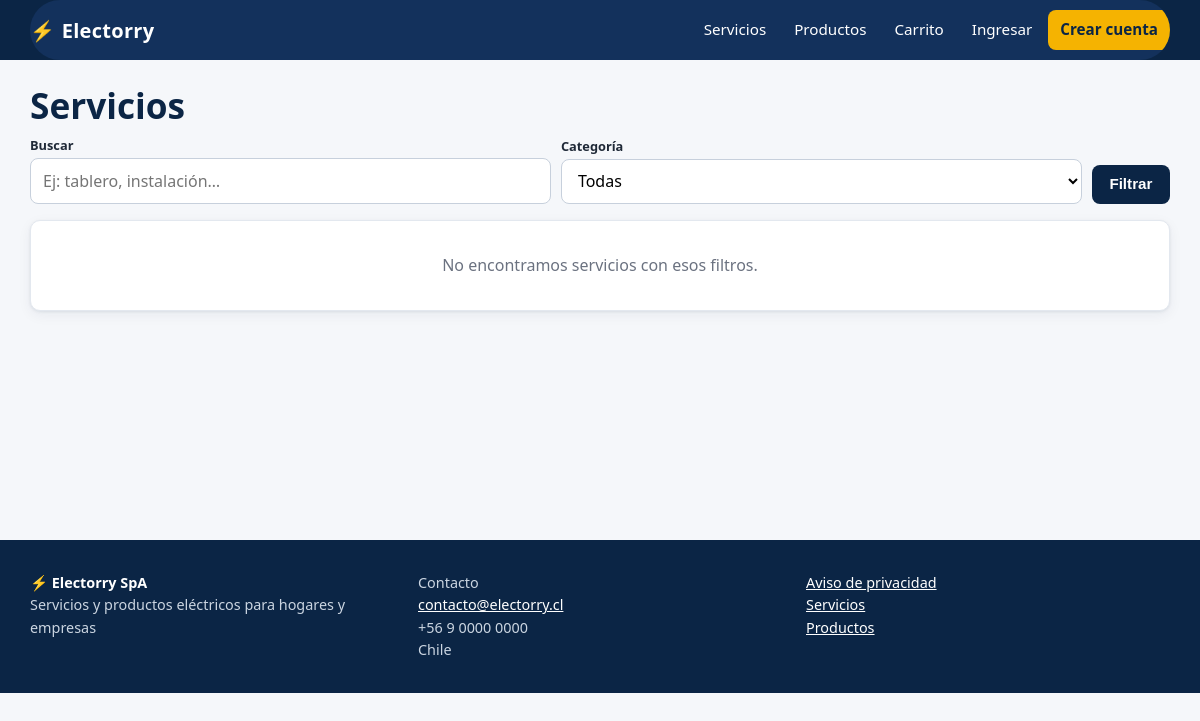
The page /servicios/ on the database as committed earlier.
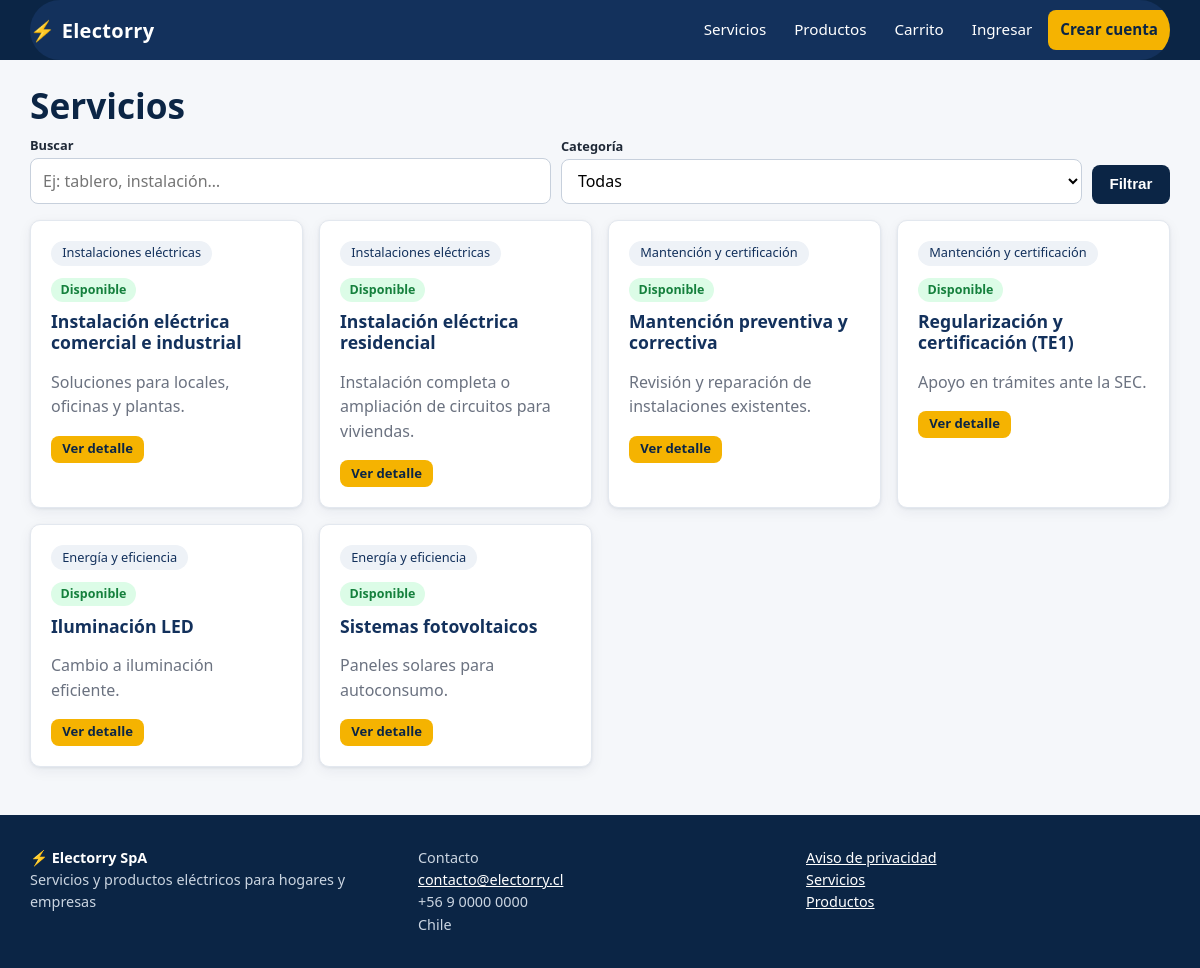
The same page on the database as committed later.
### apps/catalogo/models.py (models this page shows, shortened)
class Servicio(models.Model):
    categoria = models.ForeignKey(CategoriaServicio, on_delete=models.PROTECT, related_name="servicios")
    nombre = models.CharField(max_length=150)
    slug = models.SlugField(max_length=170, unique=True, blank=True)
    resumen = models.CharField(max_length=250)
    descripcion = models.TextField()
    disponible = models.BooleanField("disponible", default=True)
    creado = models.DateTimeField(auto_now_add=True)
    actualizado = models.DateTimeField(auto_now=True)
    class Meta:
        ordering = ["categoria__orden", "nombre"]
        verbose_name = "servicio"
        verbose_name_plural = "servicios"
        indexes = [models.Index(fields=["disponible", "categoria"]), models.Index(fields=["nombre"])]
    def get_absolute_url(self):
        return reverse("catalogo:detalle", kwargs={"slug": self.slug})

class CategoriaServicio(models.Model):
    nombre = models.CharField(max_length=100, unique=True)
    descripcion = models.CharField(max_length=300, blank=True)
    activa = models.BooleanField(default=True)
    orden = models.PositiveSmallIntegerField(default=0)
    class Meta:
        ordering = ["orden", "nombre"]
        verbose_name = "categoría de servicio"
        verbose_name_plural = "categorías de servicio"
    def __str__(self):
        return self.nombre

### apps/catalogo/views.py (the view)
# urls.py: path("", views.lista, name="lista"),
def lista(request):
    qs = Servicio.objects.select_related("categoria").filter(categoria__activa=True)
    q = request.GET.get("q", "").strip()
    cat = request.GET.get("categoria", "")
    if q:
        qs = qs.filter(Q(nombre__icontains=q) | Q(resumen__icontains=q) | Q(descripcion__icontains=q))
    if cat.isdigit():
        qs = qs.filter(categoria_id=int(cat))
    pagina = Paginator(qs, 9).get_page(request.GET.get("pagina"))
    return render(
        request,
        "catalogo/lista.html",
        {"pagina": pagina, "categorias": CategoriaServicio.objects.filter(activa=True), "q": q, "cat": cat},
    )

### apps/core/context_processors.py (called while the page is built)
def sitio(request):
    carrito_items = 0
    carrito = request.session.get("carrito") if hasattr(request, "session") else None
    if carrito:
        carrito_items = sum(int(c) for c in carrito.values())
    return {
        "EMPRESA": settings.EMPRESA,
        "IVA": settings.IVA_PORCENTAJE,
        "carrito_items": carrito_items,
    }

### templates/catalogo/lista.html (shortened to what this page needs)
{% extends "base.html" %}
{% block content %}
<h1>Servicios</h1>
<form class="filters" method="get">
  <div><label for="q">Buscar</label><input id="q" name="q" value="{{ q }}" placeholder="Ej: tablero, instalación…"></div>
  <div><label for="categoria">Categoría</label>
    <select id="categoria" name="categoria"><option value="">Todas</option>{% for c in categorias %}<option value="{{ c.pk }}" {% if cat == c.pk|stringformat:"s" %}selected{% endif %}>{{ c.nombre }}</option>{% endfor %}</select></div>
  <div style="flex:0 0 auto"><button class="btn secondary" type="submit">Filtrar</button></div>
</form>
<div class="grid cols-3">
  {% for s in pagina %}
  <article class="card">
    <div class="row between"><span class="pill">{{ s.categoria }}</span>
      {% if s.disponible %}<span class="estado estado-aprobado">Disponible</span>{% else %}<span class="estado">No disponible</span>{% endif %}</div>
    <h3 style="margin-top:.6rem"><a href="{{ s.get_absolute_url }}" style="text-decoration:none">{{ s.nombre }}</a></h3>
    <p class="muted">{{ s.resumen }}</p>
    <a class="btn small" href="{{ s.get_absolute_url }}">Ver detalle</a>
  </article>
  {% empty %}<div class="card empty" style="grid-column:1/-1">No encontramos servicios con esos filtros.</div>{% endfor %}
</div>
{% endblock %}

Rows that differ between the two databases and show on the page:
added Servicio: categoria "Instalaciones eléctricas", disponible "Disponible", nombre "Instalación eléctrica comercial e industrial", resumen "Soluciones para locales, oficinas y plantas."
added Servicio: categoria "Instalaciones eléctricas", disponible "Disponible", nombre "Instalación eléctrica residencial", resumen "Instalación completa o ampliación de circuitos para viviendas."
added Servicio: categoria "Mantención y certificación", disponible "Disponible", nombre "Mantención preventiva y correctiva", resumen "Revisión y reparación de instalaciones existentes."
added Servicio: categoria "Mantención y certificación", disponible "Disponible", nombre "Regularización y certificación (TE1)", resumen "Apoyo en trámites ante la SEC."
added Servicio: categoria "Energía y eficiencia", disponible "Disponible", nombre "Iluminación LED", resumen "Cambio a iluminación eficiente."
added Servicio: categoria "Energía y eficiencia", disponible "Disponible", nombre "Sistemas fotovoltaicos", resumen "Paneles solares para autoconsumo."
Other text that changed with them:
text no longer shown: "No encontramos servicios con esos filtros."
